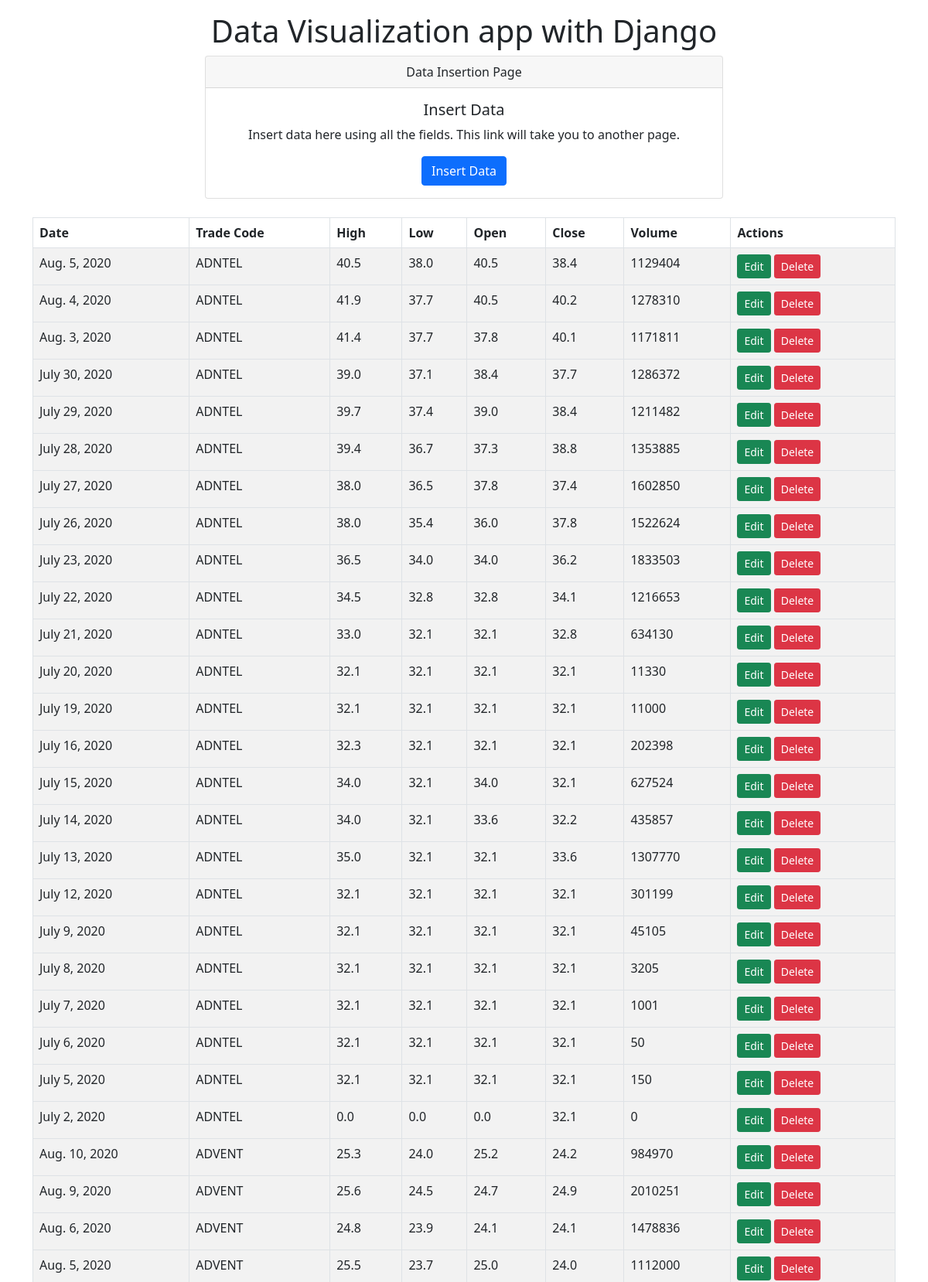
/?page=4 (upper part), run on the app's committed database.
### home/models.py (models this page shows, shortened)
class StockMarket(models.Model):
    date = models.DateField(auto_now_add=False, auto_now=False, null=True)
    trade_code = models.CharField(max_length=20)
    high = models.FloatField(null=True)
    low = models.FloatField(null=True)
    open = models.FloatField(null=True)
    close = models.FloatField(null=True)
    volume = models.IntegerField(null=True)

### home/views.py (the view)
# urls.py: path('', views.homePage, name='home_page'),
def homePage(request):
    data = StockMarket.objects.all()
    p = Paginator(data,100)
    page_num = request.GET.get('page',1)
    try:
        page = p.page(page_num)
    except EmptyPage:
        page = p.page(1)
    context = {'data': page}
    return render(request, 'home/home_page.html', context)

### templates/home/home_page.html (shortened to what this page needs)
{% load crispy_forms_tags %}
<html lang="en">
<head>
    {% load static %}
    <link href="https://cdn.jsdelivr.net/npm/bootstrap@5.1.0/dist/css/bootstrap.min.css" rel="stylesheet">
</head>
<body>
    <div class="container mb-3 mt-3">
        <h1 style="text-align:center">
            Data Visualization app with Django
        </h1>
        <div class="card text-center" style="margin-left: 20%;margin-right: 20%;">
          <div class="card-header">
            Data Insertion Page
          </div>
          <div class="card-body">
            <h5 class="card-title">Insert Data</h5>
            <p class="card-text">Insert data here using all the fields. This link will take you to another page.</p>
            <a href="{% url 'add_data' %}" class="btn btn-primary">Insert Data</a>
          </div>
        </div>
<br>
    <table class="table table-striped table-bordered">
        <thead>
            <tr>
              <th>Date</th>
              <th>Trade Code</th>
              <th>High</th>
              <th>Low</th>
              <th>Open</th>
              <th>Close</th>
              <th>Volume</th>
                <th>Actions</th>
            </tr>
        </thead>
        {% for k in data %}
        <tbody>
            <tr>
                <td>{{k.date}}</td>
                <td>{{ k.trade_code }}</td>
                <td>{{ k.high }}</td>
                <td>{{ k.low }}</td>
                <td>{{ k.open }}</td>
                <td>{{ k.close }}</td>
                <td>{{ k.volume }}</td>
                <td>
                    <a class="btn btn-success btn-sm" href="{% url 'add_data' k.id %}">Edit</a>
                    <a class="btn btn-danger btn-sm" href="{% url 'delete_data' k.id %}">Delete</a>
                </td>
            </tr>
        </tbody>
        {% endfor %}
    </table>
        <br>
    </div>
</body>
</html>

### data on the page
StockMarket: date "Aug. 5, 2020", trade_code "ADNTEL", high "40.5", low "38.0", open "40.5", close "38.4", volume "1129404"
StockMarket: date "Aug. 4, 2020", trade_code "ADNTEL", high "41.9", low "37.7", open "40.5", close "40.2", volume "1278310"
StockMarket: date "Aug. 3, 2020", trade_code "ADNTEL", high "41.4", low "37.7", open "37.8", close "40.1", volume "1171811"
StockMarket: date "July 30, 2020", trade_code "ADNTEL", high "39.0", low "37.1", open "38.4", close "37.7", volume "1286372"
StockMarket: date "July 29, 2020", trade_code "ADNTEL", high "39.7", low "37.4", open "39.0", close "38.4", volume "1211482"
StockMarket: date "July 28, 2020", trade_code "ADNTEL", high "39.4", low "36.7", open "37.3", close "38.8", volume "1353885"
StockMarket: date "July 27, 2020", trade_code "ADNTEL", high "38.0", low "36.5", open "37.8", close "37.4", volume "1602850"
StockMarket: date "July 26, 2020", trade_code "ADNTEL", high "38.0", low "35.4", open "36.0", close "37.8", volume "1522624"
StockMarket: date "July 23, 2020", trade_code "ADNTEL", high "36.5", low "34.0", open "34.0", close "36.2", volume "1833503"
StockMarket: date "July 22, 2020", trade_code "ADNTEL", high "34.5", low "32.8", open "32.8", close "34.1", volume "1216653"
StockMarket: date "July 21, 2020", trade_code "ADNTEL", high "33.0", low "32.1", open "32.1", close "32.8", volume "634130"
StockMarket: date "July 20, 2020", trade_code "ADNTEL", high "32.1", low "32.1", open "32.1", close "32.1", volume "11330"
StockMarket: date "July 19, 2020", trade_code "ADNTEL", high "32.1", low "32.1", open "32.1", close "32.1", volume "11000"
StockMarket: date "July 16, 2020", trade_code "ADNTEL", high "32.3", low "32.1", open "32.1", close "32.1", volume "202398"
StockMarket: date "July 15, 2020", trade_code "ADNTEL", high "34.0", low "32.1", open "34.0", close "32.1", volume "627524"
StockMarket: date "July 14, 2020", trade_code "ADNTEL", high "34.0", low "32.1", open "33.6", close "32.2", volume "435857"
StockMarket: date "July 13, 2020", trade_code "ADNTEL", high "35.0", low "32.1", open "32.1", close "33.6", volume "1307770"
StockMarket: date "July 12, 2020", trade_code "ADNTEL", high "32.1", low "32.1", open "32.1", close "32.1", volume "301199"
StockMarket: date "July 9, 2020", trade_code "ADNTEL", high "32.1", low "32.1", open "32.1", close "32.1", volume "45105"
StockMarket: date "July 8, 2020", trade_code "ADNTEL", high "32.1", low "32.1", open "32.1", close "32.1", volume "3205"
StockMarket: date "July 7, 2020", trade_code "ADNTEL", high "32.1", low "32.1", open "32.1", close "32.1", volume "1001"
StockMarket: date "July 6, 2020", trade_code "ADNTEL", high "32.1", low "32.1", open "32.1", close "32.1", volume "50"
StockMarket: date "July 5, 2020", trade_code "ADNTEL", high "32.1", low "32.1", open "32.1", close "32.1", volume "150"
StockMarket: date "July 2, 2020", trade_code "ADNTEL", high "0.0", low "0.0", open "0.0", close "32.1", volume "0"
StockMarket: date "Aug. 10, 2020", trade_code "ADVENT", high "25.3", low "24.0", open "25.2", close "24.2", volume "984970"
StockMarket: date "Aug. 9, 2020", trade_code "ADVENT", high "25.6", low "24.5", open "24.7", close "24.9", volume "2010251"
StockMarket: date "Aug. 6, 2020", trade_code "ADVENT", high "24.8", low "23.9", open "24.1", close "24.1", volume "1478836"
StockMarket: date "Aug. 5, 2020", trade_code "ADVENT", high "25.5", low "23.7", open "25.0", close "24.0", volume "1112000"
